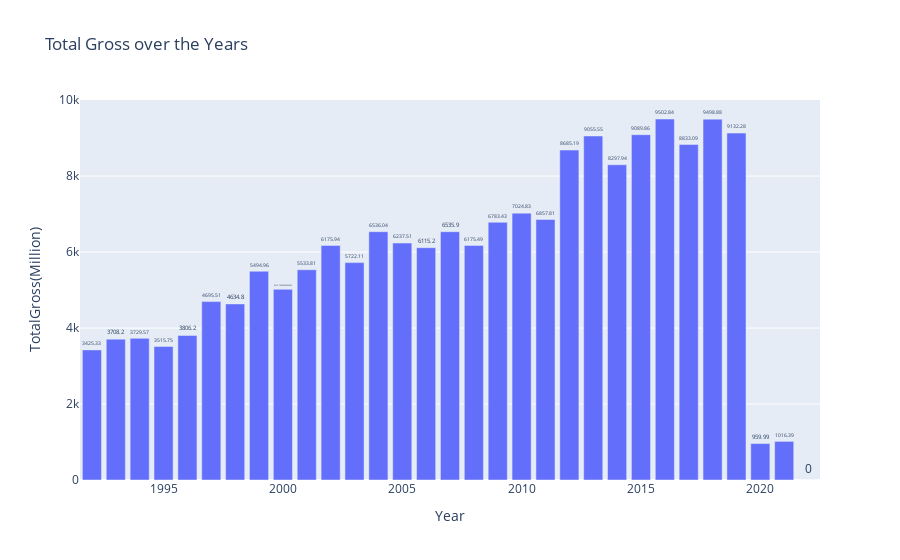

Notebook cell for this chart:
### Code cell
data=go.Bar(y=MovieYear['TotalGross(Million)'],x=MovieYear['Year'],text=MovieYear['TotalGross(Million)'], textposition='outside')
layout= go.Layout(title='Total Gross over the Years', xaxis= {'title':'Year'}, yaxis= {'title':'TotalGross(Million)'}, autosize=True)
go.Figure(data,layout)

### Figure 1 — Plotly figure (JSON) as saved in the notebook; plotly's stock layout.template omitted (floating-point values rounded to 4 significant figures)
{"data": [{"text": [0, 960.0, 1016.0, 3425.0, 3516.0, 3708.0, 3730.0, 3806.0, 4635.0, 4696.0, 5020.0, 5495.0, 5534.0, 5722.0, 6115.0, 6175.0, 6176.0, 6238.0, 6536.0, 6536.0, 6783.0, 6858.0, 7025.0, 8298.0, 8685.0, 8833.0, 9056.0, 9090.0, 9132.0, 9499.0, 9503.0], "textposition": "outside", "type": "bar", "x": [2022, 2020, 2021, 1992, 1995, 1993, 1994, 1996, 1998, 1997, 2000, 1999, 2001, 2003, 2006, 2008, 2002, 2005, 2007, 2004, 2009, 2011, 2010, 2014, 2012, 2017, 2013, 2015, 2019, 2018, 2016], "y": [0, 960.0, 1016.0, 3425.0, 3516.0, 3708.0, 3730.0, 3806.0, 4635.0, 4696.0, 5020.0, 5495.0, 5534.0, 5722.0, 6115.0, 6175.0, 6176.0, 6238.0, 6536.0, 6536.0, 6783.0, 6858.0, 7025.0, 8298.0, 8685.0, 8833.0, 9056.0, 9090.0, 9132.0, 9499.0, 9503.0]}], "layout": {"autosize": true, "title": {"text": "Total Gross over the Years"}, "xaxis": {"title": {"text": "Year"}}, "yaxis": {"title": {"text": "TotalGross(Million)"}}}}
